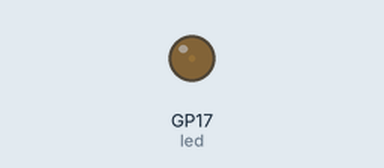
Simulated run of this program. Board: Raspberry Pi Pico running MicroPython. Shown: output pins drawn as LEDs (lit = HIGH).

Above: at 0.05 s.
At 1.85 s:
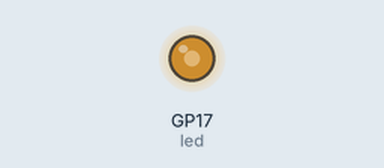
At 2.95 s:
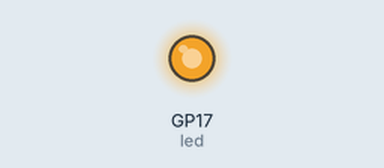
At 5.9 s:
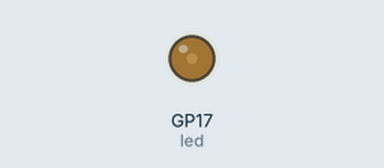
Timing chart, 0 to 8.6 s (numbered marks = the images above):
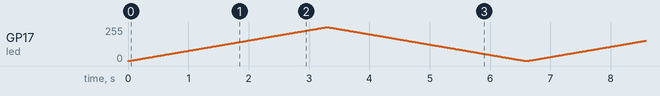

The program:

LED_Dimmer.py
```python
from machine import Pin, PWM
import time

led = machine.Pin(17,machine.Pin.OUT)  #LED

pwm  = machine.PWM(led)

pwm.freq(5000)  # Freq PWM = 5000Hz

while True:
    for i in range(0,65535,100):
        pwm.duty_u16(i)  # 0 = 0% 65535 = 100%
        time.sleep(0.005)
    for i in range(65535,0,-100):
        pwm.duty_u16(i)  # 0 = 0% 65535 = 100%
        time.sleep(0.005)
```
